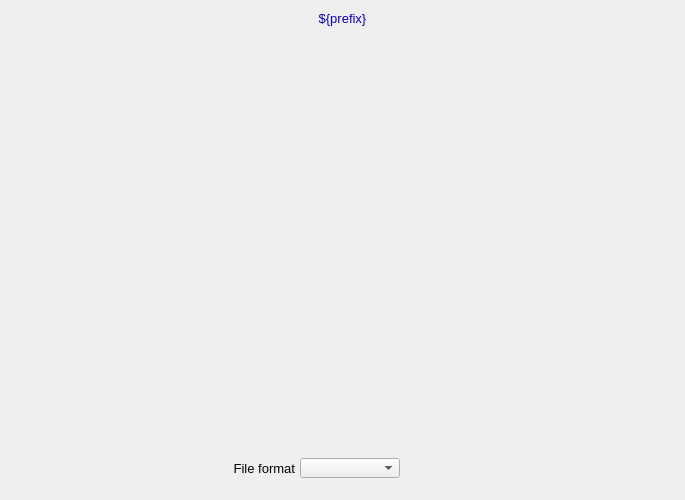
<?xml version="1.0" ?>
<ui version="4.0">
  <class>Dialog</class>
  <widget class="QWidget" name="screen">
    <property name="geometry">
      <rect>
        <x>266</x>
        <y>132</y>
        <width>685</width>
        <height>500</height>
      </rect>
    </property>
    <property name="styleSheet">
      <string notr="true">QWidget#screen {
  color: rgb(0, 0, 0);
  background-color: rgb(187, 187, 187);
  }</string>
    </property>
    <property name="windowTitle">
      <string>NDFile</string>
    </property>
    <widget class="PyDMDrawingRectangle" name="rectangle">
      <property name="geometry">
        <rect>
          <x>0</x>
          <y>5</y>
          <width>685</width>
          <height>26</height>
        </rect>
      </property>
      <property name="brush" stdset="0">
        <brush brushstyle="SolidPattern">
          <color alpha="255">
            <red>218</red>
            <green>218</green>
            <blue>218</blue>
          </color>
        </brush>
      </property>
      <property name="penStyle" stdset="0">
        <enum>Qt::SolidLine</enum>
      </property>
      <property name="penColor" stdset="0">
        <color>
          <red>218</red>
          <green>218</green>
          <blue>218</blue>
        </color>
      </property>
      <property name="penWidth" stdset="0">
        <double>0</double>
      </property>
      <property name="penCapStyle" stdset="0">
        <enum>Qt::FlatCap</enum>
      </property>
      <property name="toolTip">
        <string>rectangle</string>
      </property>
    </widget>
    <widget class="QLabel" name="text">
      <property name="geometry">
        <rect>
          <x>0</x>
          <y>6</y>
          <width>685</width>
          <height>25</height>
        </rect>
      </property>
      <property name="text">
        <string>${prefix}</string>
      </property>
      <property name="font" stdset="0">
        <font>
          <pointsize>10</pointsize>
        </font>
      </property>
      <property name="brush" stdset="0">
        <brush brushstyle="SolidPattern">
          <color alpha="255">
            <red>10</red>
            <green>0</green>
            <blue>184</blue>
          </color>
        </brush>
      </property>
      <property name="toolTip">
        <string>text</string>
      </property>
      <property name="alignment">
        <set>Qt::AlignCenter</set>
      </property>
      <property name="styleSheet">
        <string notr="true">QLabel#text {
  color: rgb(10, 0, 184);
  }</string>
      </property>
    </widget>
    <widget class="QLabel" name="text_1">
      <property name="geometry">
        <rect>
          <x>185</x>
          <y>458</y>
          <width>110</width>
          <height>20</height>
        </rect>
      </property>
      <property name="text">
        <string>File format</string>
      </property>
      <property name="font" stdset="0">
        <font>
          <pointsize>10</pointsize>
        </font>
      </property>
      <property name="brush" stdset="0">
        <brush brushstyle="SolidPattern">
          <color alpha="255">
            <red>0</red>
            <green>0</green>
            <blue>0</blue>
          </color>
        </brush>
      </property>
      <property name="toolTip">
        <string>text_1</string>
      </property>
      <property name="alignment">
        <set>Qt::AlignRight|Qt::AlignTrailing|Qt::AlignVCenter</set>
      </property>
      <property name="styleSheet">
        <string notr="true">QLabel#text_1 {
  color: rgb(0, 0, 0);
  }</string>
      </property>
    </widget>
    <widget class="PyDMLabel" name="text_update">
      <property name="geometry">
        <rect>
          <x>405</x>
          <y>459</y>
          <width>80</width>
          <height>18</height>
        </rect>
      </property>
      <property name="toolTip">
        <string>PV: ${prefix}FileFormat_RBV</string>
      </property>
      <property name="channel" stdset="0">
        <string>ca://${prefix}FileFormat_RBV</string>
      </property>
      <property name="font" stdset="0">
        <font>
          <pointsize>10</pointsize>
        </font>
      </property>
      <property name="alignment">
        <set>Qt::AlignLeading|Qt::AlignLeft|Qt::AlignVCenter</set>
      </property>
      <property name="textInteractionFlags">
        <set>Qt::TextSelectableByKeyboard|Qt::TextSelectableByMouse</set>
      </property>
      <property name="styleSheet">
        <string notr="true">PyDMLabel#text_update {
  color: rgb(10, 0, 184);
  background-color: rgb(187, 187, 187);
  }</string>
      </property>
    </widget>
    <widget class="PyDMEnumComboBox" name="menu">
      <property name="geometry">
        <rect>
          <x>300</x>
          <y>458</y>
          <width>100</width>
          <height>20</height>
        </rect>
      </property>
      <property name="toolTip">
        <string>${prefix}FileFormat</string>
      </property>
      <property name="channel" stdset="0">
        <string>ca://${prefix}FileFormat</string>
      </property>
      <property name="font" stdset="0">
        <font>
          <pointsize>10</pointsize>
        </font>
      </property>
      <property name="styleSheet">
        <string notr="true">PyDMEnumComboBox#menu {
  color: rgb(0, 0, 0);
  background-color: rgb(115, 223, 255);
  }</string>
      </property>
    </widget>
    <widget class="PyDMEmbeddedDisplay" name="composite">
      <property name="geometry">
        <rect>
          <x>5</x>
          <y>40</y>
          <width>675</width>
          <height>405</height>
        </rect>
      </property>
      <property name="toolTip">
        <string>composite</string>
      </property>
      <property name="filename" stdset="0">
        <string>FileBase_V36.ui</string>
      </property>
    </widget>
  </widget>
  <customwidgets>
    <customwidget>
      <class>PyDMDrawingRectangle</class>
      <extends>QWidget</extends>
      <header>pydm.widgets.drawing</header>
    </customwidget>
    <customwidget>
      <class>PyDMLabel</class>
      <extends>QLabel</extends>
      <header>pydm.widgets.label</header>
    </customwidget>
    <customwidget>
      <class>PyDMEnumComboBox</class>
      <extends>QComboBox</extends>
      <header>pydm.widgets.enum_combo_box</header>
    </customwidget>
    <customwidget>
      <class>PyDMEmbeddedDisplay</class>
      <extends>QFrame</extends>
      <header>pydm.widgets.embedded_display</header>
    </customwidget>
  </customwidgets>
</ui>
